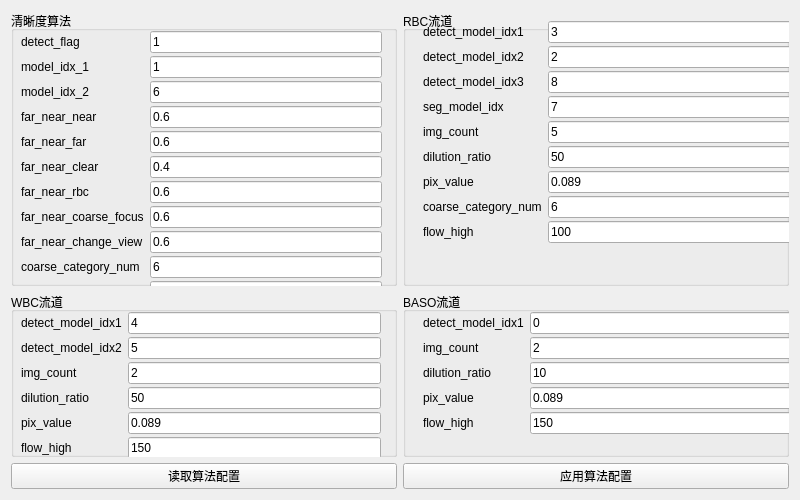
<?xml version="1.0" encoding="UTF-8"?>
<ui version="4.0">
 <class>Form</class>
 <widget class="QWidget" name="Form">
  <property name="geometry">
   <rect>
    <x>0</x>
    <y>0</y>
    <width>800</width>
    <height>500</height>
   </rect>
  </property>
  <property name="minimumSize">
   <size>
    <width>800</width>
    <height>500</height>
   </size>
  </property>
  <property name="maximumSize">
   <size>
    <width>800</width>
    <height>500</height>
   </size>
  </property>
  <property name="windowTitle">
   <string>算法配置项</string>
  </property>
  <layout class="QHBoxLayout" name="horizontalLayout">
   <item>
    <layout class="QGridLayout" name="gridLayout" rowstretch="5,3,1" columnstretch="0,0,0">
     <item row="0" column="0">
      <widget class="QGroupBox" name="groupBox">
       <property name="title">
        <string>清晰度算法</string>
       </property>
       <widget class="QWidget" name="layoutWidget">
        <property name="geometry">
         <rect>
          <x>10</x>
          <y>20</y>
          <width>361</width>
          <height>301</height>
         </rect>
        </property>
        <layout class="QFormLayout" name="formLayout">
         <property name="verticalSpacing">
          <number>3</number>
         </property>
         <item row="0" column="0">
          <widget class="QLabel" name="label">
           <property name="text">
            <string>detect_flag</string>
           </property>
          </widget>
         </item>
         <item row="0" column="1">
          <widget class="QLineEdit" name="lineEdit">
           <property name="text">
            <string>1</string>
           </property>
           <property name="placeholderText">
            <string>清晰度检测标志</string>
           </property>
          </widget>
         </item>
         <item row="1" column="0">
          <widget class="QLabel" name="label_2">
           <property name="text">
            <string>model_idx_1</string>
           </property>
          </widget>
         </item>
         <item row="1" column="1">
          <widget class="QLineEdit" name="lineEdit_2">
           <property name="text">
            <string>1</string>
           </property>
           <property name="placeholderText">
            <string>清晰度模型序号</string>
           </property>
          </widget>
         </item>
         <item row="2" column="0">
          <widget class="QLabel" name="label_3">
           <property name="text">
            <string>model_idx_2</string>
           </property>
          </widget>
         </item>
         <item row="2" column="1">
          <widget class="QLineEdit" name="lineEdit_3">
           <property name="text">
            <string>6</string>
           </property>
           <property name="placeholderText">
            <string>清晰度模型序号</string>
           </property>
          </widget>
         </item>
         <item row="3" column="0">
          <widget class="QLabel" name="label_4">
           <property name="text">
            <string>far_near_near</string>
           </property>
          </widget>
         </item>
         <item row="3" column="1">
          <widget class="QLineEdit" name="lineEdit_4">
           <property name="text">
            <string>0.6</string>
           </property>
          </widget>
         </item>
         <item row="4" column="0">
          <widget class="QLabel" name="label_5">
           <property name="text">
            <string>far_near_far</string>
           </property>
          </widget>
         </item>
         <item row="4" column="1">
          <widget class="QLineEdit" name="lineEdit_5">
           <property name="text">
            <string>0.6</string>
           </property>
          </widget>
         </item>
         <item row="5" column="0">
          <widget class="QLabel" name="label_6">
           <property name="text">
            <string>far_near_clear</string>
           </property>
          </widget>
         </item>
         <item row="5" column="1">
          <widget class="QLineEdit" name="lineEdit_6">
           <property name="text">
            <string>0.4</string>
           </property>
          </widget>
         </item>
         <item row="6" column="0">
          <widget class="QLabel" name="label_7">
           <property name="text">
            <string>far_near_rbc</string>
           </property>
          </widget>
         </item>
         <item row="6" column="1">
          <widget class="QLineEdit" name="lineEdit_7">
           <property name="text">
            <string>0.6</string>
           </property>
          </widget>
         </item>
         <item row="7" column="0">
          <widget class="QLabel" name="label_8">
           <property name="text">
            <string>far_near_coarse_focus</string>
           </property>
          </widget>
         </item>
         <item row="7" column="1">
          <widget class="QLineEdit" name="lineEdit_8">
           <property name="text">
            <string>0.6</string>
           </property>
          </widget>
         </item>
         <item row="8" column="0">
          <widget class="QLabel" name="label_9">
           <property name="text">
            <string>far_near_change_view</string>
           </property>
          </widget>
         </item>
         <item row="8" column="1">
          <widget class="QLineEdit" name="lineEdit_9">
           <property name="text">
            <string>0.6</string>
           </property>
          </widget>
         </item>
         <item row="9" column="0">
          <widget class="QLabel" name="label_10">
           <property name="text">
            <string>coarse_category_num</string>
           </property>
          </widget>
         </item>
         <item row="9" column="1">
          <widget class="QLineEdit" name="lineEdit_10">
           <property name="text">
            <string>6</string>
           </property>
          </widget>
         </item>
         <item row="10" column="0">
          <widget class="QLabel" name="label_11">
           <property name="text">
            <string>coarse_clear</string>
           </property>
          </widget>
         </item>
         <item row="10" column="1">
          <widget class="QLineEdit" name="lineEdit_11">
           <property name="text">
            <string>0.65</string>
           </property>
          </widget>
         </item>
        </layout>
       </widget>
      </widget>
     </item>
     <item row="0" column="2">
      <widget class="QGroupBox" name="groupBox_2">
       <property name="sizePolicy">
        <sizepolicy hsizetype="Preferred" vsizetype="Preferred">
         <horstretch>0</horstretch>
         <verstretch>0</verstretch>
        </sizepolicy>
       </property>
       <property name="title">
        <string>RBC流道</string>
       </property>
       <widget class="QWidget" name="formLayoutWidget">
        <property name="geometry">
         <rect>
          <x>20</x>
          <y>10</y>
          <width>411</width>
          <height>301</height>
         </rect>
        </property>
        <layout class="QFormLayout" name="formLayout_2">
         <property name="verticalSpacing">
          <number>3</number>
         </property>
         <item row="0" column="0">
          <widget class="QLabel" name="label_12">
           <property name="text">
            <string>detect_model_idx1</string>
           </property>
          </widget>
         </item>
         <item row="0" column="1">
          <widget class="QLineEdit" name="lineEdit_12">
           <property name="text">
            <string>3</string>
           </property>
          </widget>
         </item>
         <item row="1" column="0">
          <widget class="QLabel" name="label_13">
           <property name="text">
            <string>detect_model_idx2</string>
           </property>
          </widget>
         </item>
         <item row="1" column="1">
          <widget class="QLineEdit" name="lineEdit_13">
           <property name="text">
            <string>2</string>
           </property>
          </widget>
         </item>
         <item row="2" column="0">
          <widget class="QLabel" name="label_14">
           <property name="text">
            <string>detect_model_idx3</string>
           </property>
          </widget>
         </item>
         <item row="2" column="1">
          <widget class="QLineEdit" name="lineEdit_14">
           <property name="text">
            <string>8</string>
           </property>
          </widget>
         </item>
         <item row="3" column="0">
          <widget class="QLabel" name="label_15">
           <property name="text">
            <string>seg_model_idx</string>
           </property>
          </widget>
         </item>
         <item row="3" column="1">
          <widget class="QLineEdit" name="lineEdit_15">
           <property name="text">
            <string>7</string>
           </property>
          </widget>
         </item>
         <item row="4" column="0">
          <widget class="QLabel" name="label_16">
           <property name="text">
            <string>img_count</string>
           </property>
          </widget>
         </item>
         <item row="4" column="1">
          <widget class="QLineEdit" name="lineEdit_16">
           <property name="text">
            <string>5</string>
           </property>
          </widget>
         </item>
         <item row="5" column="0">
          <widget class="QLabel" name="label_17">
           <property name="text">
            <string>dilution_ratio</string>
           </property>
          </widget>
         </item>
         <item row="5" column="1">
          <widget class="QLineEdit" name="lineEdit_17">
           <property name="text">
            <string>50</string>
           </property>
          </widget>
         </item>
         <item row="6" column="0">
          <widget class="QLabel" name="label_18">
           <property name="text">
            <string>pix_value</string>
           </property>
          </widget>
         </item>
         <item row="6" column="1">
          <widget class="QLineEdit" name="lineEdit_18">
           <property name="text">
            <string>0.089</string>
           </property>
          </widget>
         </item>
         <item row="7" column="0">
          <widget class="QLabel" name="label_19">
           <property name="text">
            <string>coarse_category_num</string>
           </property>
          </widget>
         </item>
         <item row="7" column="1">
          <widget class="QLineEdit" name="lineEdit_19">
           <property name="text">
            <string>6</string>
           </property>
          </widget>
         </item>
         <item row="8" column="0">
          <widget class="QLabel" name="label_20">
           <property name="text">
            <string>flow_high</string>
           </property>
          </widget>
         </item>
         <item row="8" column="1">
          <widget class="QLineEdit" name="lineEdit_20">
           <property name="text">
            <string>100</string>
           </property>
          </widget>
         </item>
        </layout>
       </widget>
      </widget>
     </item>
     <item row="2" column="2">
      <widget class="QPushButton" name="pushButton_2">
       <property name="minimumSize">
        <size>
         <width>10</width>
         <height>10</height>
        </size>
       </property>
       <property name="text">
        <string>应用算法配置</string>
       </property>
      </widget>
     </item>
     <item row="1" column="2">
      <widget class="QGroupBox" name="groupBox_4">
       <property name="sizeIncrement">
        <size>
         <width>0</width>
         <height>0</height>
        </size>
       </property>
       <property name="title">
        <string>BASO流道</string>
       </property>
       <widget class="QWidget" name="formLayoutWidget_3">
        <property name="geometry">
         <rect>
          <x>20</x>
          <y>20</y>
          <width>411</width>
          <height>171</height>
         </rect>
        </property>
        <layout class="QFormLayout" name="formLayout_4">
         <property name="verticalSpacing">
          <number>3</number>
         </property>
         <item row="0" column="0">
          <widget class="QLabel" name="label_27">
           <property name="text">
            <string>detect_model_idx1</string>
           </property>
          </widget>
         </item>
         <item row="0" column="1">
          <widget class="QLineEdit" name="lineEdit_27">
           <property name="text">
            <string>0</string>
           </property>
          </widget>
         </item>
         <item row="1" column="0">
          <widget class="QLabel" name="label_29">
           <property name="text">
            <string>img_count</string>
           </property>
          </widget>
         </item>
         <item row="1" column="1">
          <widget class="QLineEdit" name="lineEdit_28">
           <property name="text">
            <string>2</string>
           </property>
          </widget>
         </item>
         <item row="2" column="0">
          <widget class="QLabel" name="label_28">
           <property name="text">
            <string>dilution_ratio</string>
           </property>
          </widget>
         </item>
         <item row="2" column="1">
          <widget class="QLineEdit" name="lineEdit_29">
           <property name="text">
            <string>10</string>
           </property>
          </widget>
         </item>
         <item row="3" column="0">
          <widget class="QLabel" name="label_30">
           <property name="text">
            <string>pix_value</string>
           </property>
          </widget>
         </item>
         <item row="3" column="1">
          <widget class="QLineEdit" name="lineEdit_30">
           <property name="text">
            <string>0.089</string>
           </property>
          </widget>
         </item>
         <item row="4" column="0">
          <widget class="QLabel" name="label_31">
           <property name="text">
            <string>flow_high</string>
           </property>
          </widget>
         </item>
         <item row="4" column="1">
          <widget class="QLineEdit" name="lineEdit_31">
           <property name="text">
            <string>150</string>
           </property>
          </widget>
         </item>
        </layout>
       </widget>
      </widget>
     </item>
     <item row="1" column="0">
      <widget class="QGroupBox" name="groupBox_3">
       <property name="title">
        <string>WBC流道</string>
       </property>
       <widget class="QWidget" name="formLayoutWidget_2">
        <property name="geometry">
         <rect>
          <x>10</x>
          <y>20</y>
          <width>360</width>
          <height>160</height>
         </rect>
        </property>
        <layout class="QFormLayout" name="formLayout_3">
         <property name="verticalSpacing">
          <number>3</number>
         </property>
         <item row="0" column="0">
          <widget class="QLabel" name="label_21">
           <property name="text">
            <string>detect_model_idx1</string>
           </property>
          </widget>
         </item>
         <item row="0" column="1">
          <widget class="QLineEdit" name="lineEdit_21">
           <property name="text">
            <string>4</string>
           </property>
          </widget>
         </item>
         <item row="1" column="0">
          <widget class="QLabel" name="label_22">
           <property name="text">
            <string>detect_model_idx2</string>
           </property>
          </widget>
         </item>
         <item row="1" column="1">
          <widget class="QLineEdit" name="lineEdit_22">
           <property name="text">
            <string>5</string>
           </property>
          </widget>
         </item>
         <item row="2" column="0">
          <widget class="QLabel" name="label_23">
           <property name="text">
            <string>img_count</string>
           </property>
          </widget>
         </item>
         <item row="2" column="1">
          <widget class="QLineEdit" name="lineEdit_23">
           <property name="text">
            <string>2</string>
           </property>
          </widget>
         </item>
         <item row="3" column="0">
          <widget class="QLabel" name="label_24">
           <property name="text">
            <string>dilution_ratio</string>
           </property>
          </widget>
         </item>
         <item row="3" column="1">
          <widget class="QLineEdit" name="lineEdit_24">
           <property name="text">
            <string>50</string>
           </property>
          </widget>
         </item>
         <item row="4" column="0">
          <widget class="QLabel" name="label_25">
           <property name="text">
            <string>pix_value</string>
           </property>
          </widget>
         </item>
         <item row="4" column="1">
          <widget class="QLineEdit" name="lineEdit_25">
           <property name="text">
            <string>0.089</string>
           </property>
          </widget>
         </item>
         <item row="5" column="0">
          <widget class="QLabel" name="label_26">
           <property name="text">
            <string>flow_high</string>
           </property>
          </widget>
         </item>
         <item row="5" column="1">
          <widget class="QLineEdit" name="lineEdit_26">
           <property name="text">
            <string>150</string>
           </property>
          </widget>
         </item>
        </layout>
       </widget>
      </widget>
     </item>
     <item row="2" column="0">
      <widget class="QPushButton" name="pushButton">
       <property name="enabled">
        <bool>true</bool>
       </property>
       <property name="sizePolicy">
        <sizepolicy hsizetype="Minimum" vsizetype="Maximum">
         <horstretch>0</horstretch>
         <verstretch>0</verstretch>
        </sizepolicy>
       </property>
       <property name="minimumSize">
        <size>
         <width>50</width>
         <height>10</height>
        </size>
       </property>
       <property name="maximumSize">
        <size>
         <width>16777215</width>
         <height>16777214</height>
        </size>
       </property>
       <property name="text">
        <string>读取算法配置</string>
       </property>
      </widget>
     </item>
    </layout>
   </item>
  </layout>
 </widget>
 <resources/>
 <connections/>
</ui>
